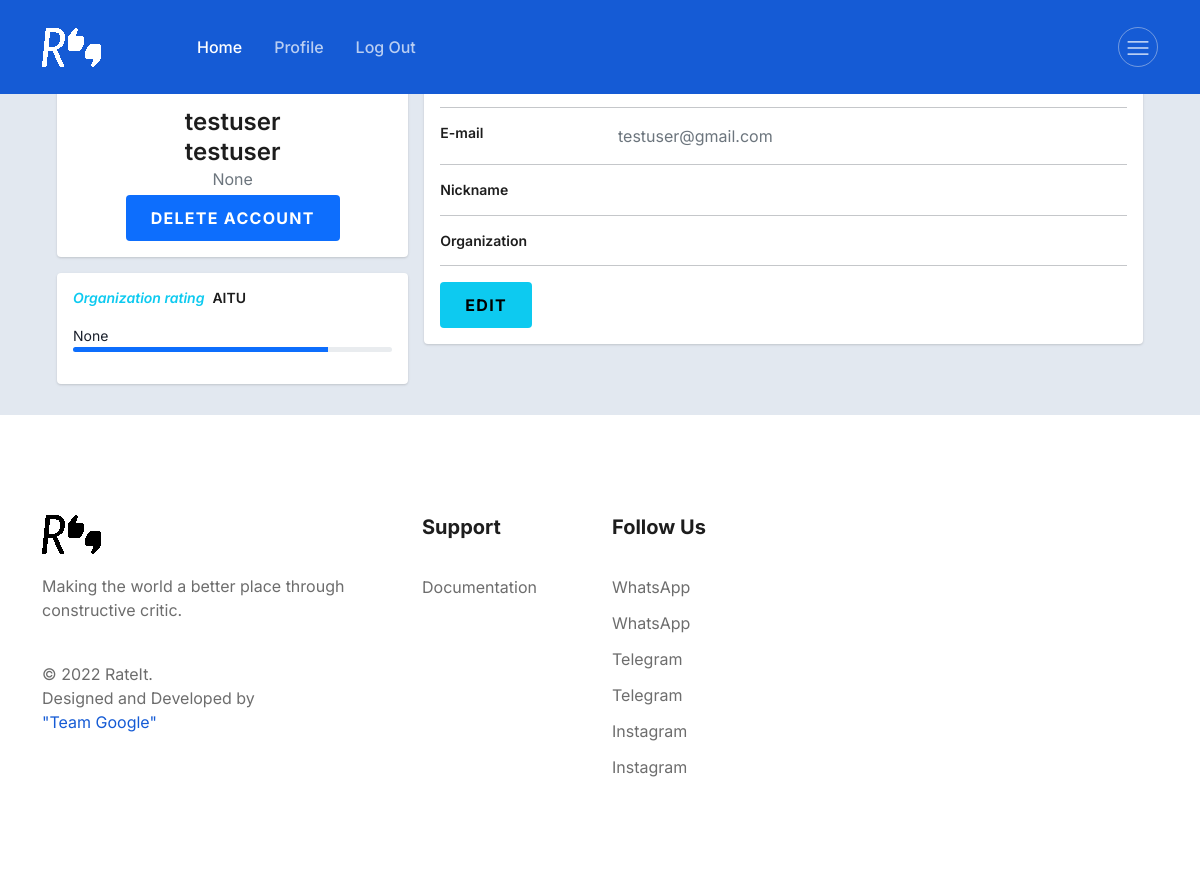
Before: /profile/testuser/ (signed in) with the older database file.
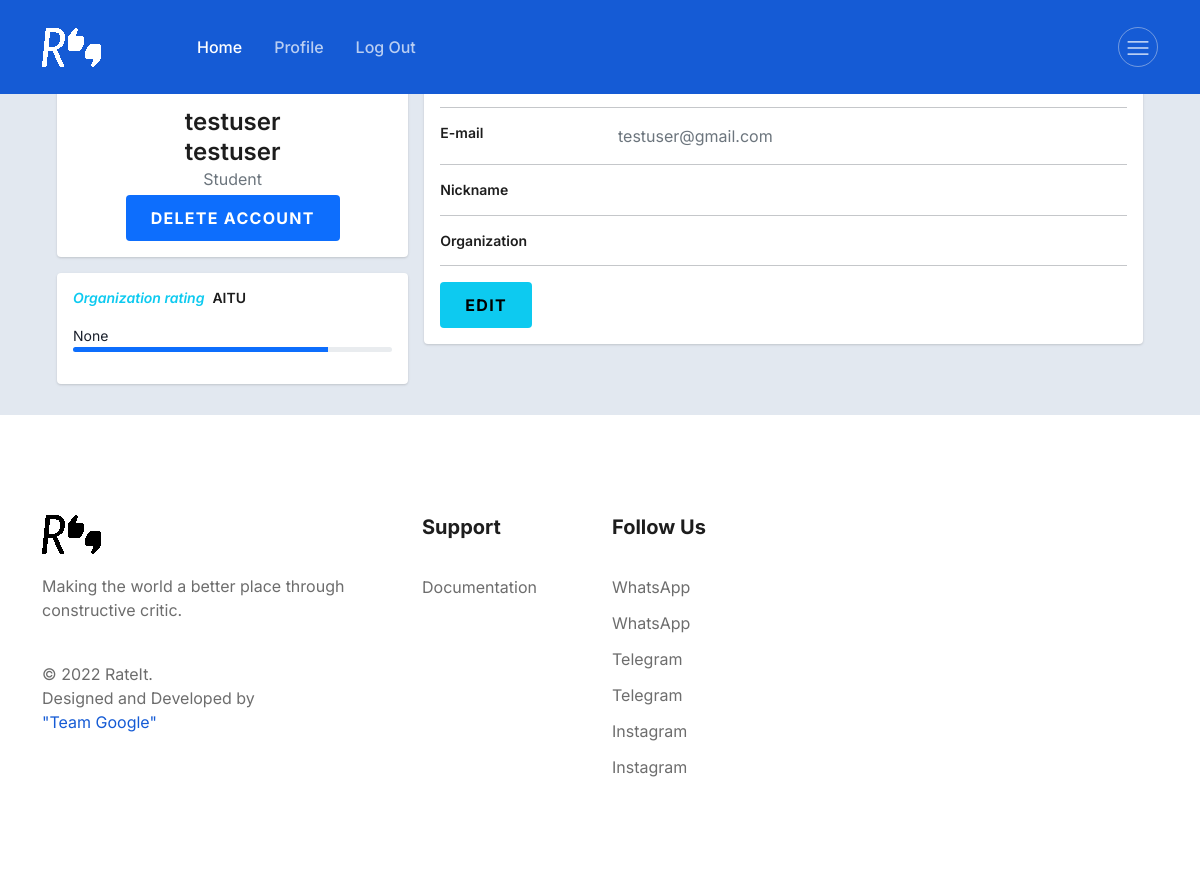
After: the same page with the newer database file.
### account/models.py (models this page shows, shortened)
class User(AbstractUser):
    email = models.EmailField('email address', unique=True)
    USERNAME_FIELD = 'email'
    REQUIRED_FIELDS = ["username"]
    first_name = models.CharField(max_length=100, blank=True)
    second_name = models.CharField(max_length=100, blank=True)

class Profile(models.Model):
    profile_category = (
        ('Professor', 'Professor'),
        ('Student', 'Student'),
    )
    user = models.OneToOneField(User, on_delete=models.CASCADE)
    profile_category = models.CharField(max_length=100, choices=profile_category, null=True, default='Student')
    nickname = models.CharField(max_length=100, blank=True)
    organization = models.CharField(max_length=100, blank=True)
    rating = models.IntegerField(blank=True, null=True)
    first_name = models.CharField(max_length=100, blank=True)
    second_name = models.CharField(max_length=100, blank=True)

### account/views.py (the view)
# urls.py: path('profile/<username>/', views.profile, name='profile'),
@login_required
def profile(request, username):
    user = get_object_or_404(User, username=username)
    profile = get_object_or_404(Profile, user=user)
    return render(request, 'profile.html', {'profile': profile, 'user': user})

### account/templates/profile.html (shortened to what this page needs)
{% extends 'base.html' %}
{% load static %}
{% block content %}
    <body>
    <div class="container">
        <div class="main-body">
            <div class="row gutters-sm">
                <div class="col-md-4 mb-3">
                    <div class="card">
                        <div class="card-body">
                            <div class="d-flex flex-column align-items-center text-center">
                                <div class="mt-3">
                                    <h4>{{ user.first_name }} </h4>
                                    <h4>{{ user.second_name }} </h4>
                                    <p class="text-secondary mb-1">{{ profile.profile_category }} </p>
                                    <button class="btn btn-primary">Delete account</button>
                                </div>
                            </div>
                        </div>
                    </div>
                    <div class="card mt-3">
                        <ul class="list-group list-group-flush">
                            <div class="card-body">
                                <h6 class="d-flex align-items-center mb-3"><i class="material-icons text-info mr-2">Organization
                                    rating</i>AITU</h6>
                                <small>{{ profile.rating }}</small>
                                <div class="progress mb-3" style="height: 5px">
                                    <div class="progress-bar bg-primary" role="progressbar" style="width: 80%"
                                         aria-valuenow="80" aria-valuemin="0" aria-valuemax="100"></div>
                                </div>
                            </div>
                        </ul>
                    </div>
                </div>
                <div class="col-md-8">
                    <div class="card mb-3">
                        <div class="card-body">
                            <div class="row">
                                <div class="col-sm-3">
                                    <h6 class="mb-0">Full Name</h6>
                                </div>
                                <div class="col-sm-9 text-secondary">
                                </div>
                            </div>
                            <hr>
                            <div class="row">
                                <div class="col-sm-3">
                                    <h6 class="mb-0">E-mail</h6>
                                </div>
                                <div class="col-sm-9 text-secondary">
                                    {{ user.email }}
                                </div>
                            </div>
                            <hr>
                            <div class="row">
                                <div class="col-sm-3">
                                    <h6 class="mb-0">Nickname</h6>
                                </div>
                                <div class="col-sm-9 text-secondary">
                                </div>
                            </div>
                            <hr>
                            <div class="row">
                                <div class="col-sm-3">
                                    <h6 class="mb-0">Organization</h6>
                                </div>
                                <div class="col-sm-9 text-secondary">
                                </div>
                            </div>
                            <hr>
                            <div class="row">
                                <div class="col-sm-12">
                                    <a class="btn btn-info " target="__blank" href="{% url 'edit_profile' request.user.username %}">Edit</a>
                                </div>
                            </div>
                        </div>
                    </div>
                </div>
            </div>
        </div>
    </div>
{% endblock %}

### account/templates/base.html (shortened to what this page needs)
{% load static %}
<!DOCTYPE html>
<html lang="en">
{% block head %}
    <head>
        <link rel="stylesheet" href="https://stackpath.bootstrapcdn.com/bootstrap/4.5.2/css/bootstrap.min.css"
>
        <link rel="stylesheet" href="{% static 'assets/css/bootstrap.min.css' %}"/>
        <link rel="stylesheet" href="{% static 'assets/css/lineicons.css' %}"/>
        <link rel="stylesheet" href="{% static 'assets/css/tiny-slider.css' %}"/>
        <link rel="stylesheet" href="{% static 'assets/css/glightbox.min.css' %}"/>
        <link rel="stylesheet" href="{% static 'landing.css' %}"/>
        <link rel="stylesheet" href="{% static 'division.css' %}"/>
        <link rel="stylesheet" href="{% static 'search.css' %}"/>
    </head>
{% endblock head %}
<body>
{% block header %}
    <section class="navbar-area navbar-nine">
        <div class="container">
            <div class="row">
                <div class="col-lg-12">
                    <nav class="navbar navbar-expand-lg">
                        <a class="navbar-brand" href="{% url 'index' %}">
                            <img src="{% static '/assets/images/white-blue-logo.png' %}" alt="Logo"/>
                        </a>
                        <div class="collapse navbar-collapse sub-menu-bar" id="navbarNine">
                            <ul class="navbar-nav me-auto">
                                <li class="nav-item">
                                    <a class="page-scroll active" href="{% url 'home' %}">Home</a>
                                </li>
                                <li class="nav-item">
                                    <a class="" href="{% url 'profile' request.user.username %}">Profile</a>
                                </li>
                                <li class="nav-item">
                                    <a class="" href="{% url 'logout' %}">Log out</a>
                                </li>
                            </ul>
                        </div>
                        <div class="navbar-btn d-none d-lg-inline-block">
                            <a class="menu-bar" href="#side-menu-left"><i class="lni lni-menu"></i></a>
                        </div>
                    </nav>
                </div>
            </div>
        </div>
    </section>
{% endblock header %}
{% block content %}{% endblock content %}
<footer class="footer-area footer-eleven">
    <div class="footer-top">
        <div class="container">
            <div class="inner-content">
                <div class="row">
                    <div class="col-lg-4 col-md-6 col-12">
                        <div class="footer-widget f-about">
                            <div class="logo">
                                <a href="index.html">
                                    <img src="{% static '/assets/images/black-white-logo.png' %}" alt="RateIt logo"
                                         class="img-fluid"/>
                                </a>
                            </div>
                            <p>
                                Making the world a better place through constructive critic.
                            </p>
                            <p class="copyright-text">
                                <span>© 2022 RateIt.</span>Designed and Developed by
                                <a href="javascript:void(0)" rel="nofollow"> "Team Google" </a>
                            </p>
                        </div>
                    </div>
                    <div class="col-lg-2 col-md-6 col-12">
                        <div class="footer-widget f-link">
                            <h5>Support</h5>
                            <ul>
                                <li><a href="javascript:void(0)">Documentation</a></li>
                            </ul>
                        </div>
                    </div>
                    <div class="col-lg-4 col-md-6 col-12">
                        <div class="footer-widget f-link">
                            <h5>Follow Us</h5>
                            <ul>
                                <li><a href="https://api.whatsapp.com/send?%20phone=87755129395">WhatsApp</a></li>
                                <li><a href="https://api.whatsapp.com/send?%20phone=874779477723">WhatsApp</a></li>
                                <li><a href="https://t.me/YeraSz">Telegram</a></li>
                                <li><a href="https://t.me/r4khic">Telegram</a></li>
                                <li><a href="https://www.instagram.com/yerasap">Instagram</a></li>
                                <li><a href="https://www.instagram.com/r4khic">Instagram</a></li>
                            </ul>
                        </div>
                    </div>
                </div>
            </div>
        </div>
    </div>
</footer>
</body>
</html>

### account/static/search.css (style rules this page uses)
*,*:after,*:before { box-sizing:border-box; -moz-box-sizing:border-box; -webkit-box-sizing:border-box; }
a,a:visited { color:#fff }

### account/templates/profile.html (style rules this page uses)
body { margin-top: 20px; color: #1a202c; text-align: left; background-color: #e2e8f0; }
.main-body { padding: 15px; }
.card { box-shadow: 0 1px 3px 0 rgba(0, 0, 0, .1), 0 1px 2px 0 rgba(0, 0, 0, .06); }
.card { position: relative; display: flex; flex-direction: column; min-width: 0; word-wrap: break-word; background-color: #fff; background-clip: border-box; border: 0 solid rgba(0, 0, 0, .125); border-radius: .25rem; }
.card-body { flex: 1 1 auto; min-height: 1px; padding: 1rem; }
.gutters-sm { margin-right: -8px; margin-left: -8px; }
.gutters-sm > .col, .gutters-sm > [class*=col-] { padding-right: 8px; padding-left: 8px; }
.mb-3, .my-3 { margin-bottom: 1rem !important; }

Changed rows visible on the page:
changed Profile "None": profile_category "None" → "Student"
